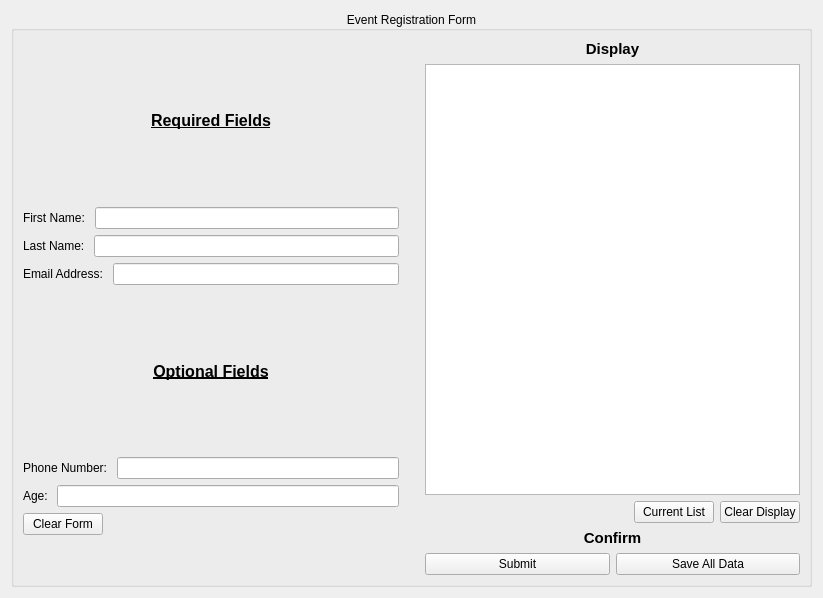
<?xml version="1.0" encoding="UTF-8"?>
<ui version="4.0">
 <class>Widget</class>
 <widget class="QWidget" name="Widget">
  <property name="geometry">
   <rect>
    <x>0</x>
    <y>0</y>
    <width>823</width>
    <height>598</height>
   </rect>
  </property>
  <property name="windowTitle">
   <string>Widget</string>
  </property>
  <layout class="QHBoxLayout" name="horizontalLayout_2">
   <item>
    <widget class="QGroupBox" name="mainWindow">
     <property name="font">
      <font>
       <italic>false</italic>
      </font>
     </property>
     <property name="title">
      <string>Event Registration Form</string>
     </property>
     <property name="alignment">
      <set>Qt::AlignCenter</set>
     </property>
     <property name="flat">
      <bool>true</bool>
     </property>
     <layout class="QHBoxLayout" name="horizontalLayout">
      <item>
       <layout class="QHBoxLayout" name="layoutHorizontalMain">
        <property name="sizeConstraint">
         <enum>QLayout::SetMaximumSize</enum>
        </property>
        <item>
         <layout class="QVBoxLayout" name="layoutVerticalInfo">
          <item>
           <layout class="QHBoxLayout" name="layoutH1">
            <item>
             <widget class="QLabel" name="labelFieldRequired">
              <property name="font">
               <font>
                <pointsize>12</pointsize>
                <italic>false</italic>
                <bold>true</bold>
                <underline>true</underline>
               </font>
              </property>
              <property name="text">
               <string>Required Fields</string>
              </property>
              <property name="alignment">
               <set>Qt::AlignCenter</set>
              </property>
             </widget>
            </item>
           </layout>
          </item>
          <item>
           <layout class="QHBoxLayout" name="layoutH2">
            <item>
             <widget class="QLabel" name="labelFName">
              <property name="text">
               <string>First Name: </string>
              </property>
             </widget>
            </item>
            <item>
             <widget class="QLineEdit" name="textFName"/>
            </item>
           </layout>
          </item>
          <item>
           <layout class="QHBoxLayout" name="layoutH3">
            <item>
             <widget class="QLabel" name="labelLName">
              <property name="text">
               <string>Last Name: </string>
              </property>
             </widget>
            </item>
            <item>
             <widget class="QLineEdit" name="textLName"/>
            </item>
           </layout>
          </item>
          <item>
           <layout class="QHBoxLayout" name="layoutH4">
            <item>
             <widget class="QLabel" name="labelEmail">
              <property name="text">
               <string>Email Address: </string>
              </property>
             </widget>
            </item>
            <item>
             <widget class="QLineEdit" name="textEmail"/>
            </item>
           </layout>
          </item>
          <item>
           <layout class="QHBoxLayout" name="layoutH5">
            <item>
             <widget class="QLabel" name="labelFieldOptional">
              <property name="font">
               <font>
                <pointsize>12</pointsize>
                <italic>false</italic>
                <bold>true</bold>
                <underline>true</underline>
               </font>
              </property>
              <property name="text">
               <string>Optional Fields</string>
              </property>
              <property name="alignment">
               <set>Qt::AlignCenter</set>
              </property>
             </widget>
            </item>
           </layout>
          </item>
          <item>
           <layout class="QHBoxLayout" name="layoutH6">
            <item>
             <widget class="QLabel" name="labelPhone">
              <property name="text">
               <string>Phone Number: </string>
              </property>
             </widget>
            </item>
            <item>
             <widget class="QLineEdit" name="textPhone"/>
            </item>
           </layout>
          </item>
          <item>
           <layout class="QHBoxLayout" name="layoutH7">
            <item>
             <widget class="QLabel" name="labelAge">
              <property name="text">
               <string>Age: </string>
              </property>
             </widget>
            </item>
            <item>
             <widget class="QLineEdit" name="textAge"/>
            </item>
           </layout>
          </item>
          <item>
           <layout class="QHBoxLayout" name="horizontalLayout_3">
            <item>
             <widget class="QPushButton" name="buttonClearForm">
              <property name="text">
               <string>Clear Form</string>
              </property>
             </widget>
            </item>
            <item>
             <spacer name="horizontalSpacer_2">
              <property name="orientation">
               <enum>Qt::Horizontal</enum>
              </property>
              <property name="sizeHint" stdset="0">
               <size>
                <width>40</width>
                <height>20</height>
               </size>
              </property>
             </spacer>
            </item>
           </layout>
          </item>
          <item>
           <spacer name="verticalSpacer_2">
            <property name="orientation">
             <enum>Qt::Vertical</enum>
            </property>
            <property name="sizeType">
             <enum>QSizePolicy::Minimum</enum>
            </property>
            <property name="sizeHint" stdset="0">
             <size>
              <width>20</width>
              <height>40</height>
             </size>
            </property>
           </spacer>
          </item>
         </layout>
        </item>
        <item>
         <spacer name="verticalSpacer">
          <property name="orientation">
           <enum>Qt::Vertical</enum>
          </property>
          <property name="sizeHint" stdset="0">
           <size>
            <width>20</width>
            <height>40</height>
           </size>
          </property>
         </spacer>
        </item>
        <item>
         <layout class="QVBoxLayout" name="layoutVerticalInput">
          <item>
           <layout class="QVBoxLayout" name="layoutVerticalDisplay">
            <item>
             <widget class="QLabel" name="labelFieldDisplay">
              <property name="font">
               <font>
                <pointsize>11</pointsize>
                <italic>false</italic>
                <bold>true</bold>
                <underline>false</underline>
               </font>
              </property>
              <property name="text">
               <string>Display</string>
              </property>
              <property name="alignment">
               <set>Qt::AlignHCenter|Qt::AlignTop</set>
              </property>
             </widget>
            </item>
            <item>
             <widget class="QTextEdit" name="displayText">
              <property name="readOnly">
               <bool>true</bool>
              </property>
             </widget>
            </item>
            <item>
             <layout class="QHBoxLayout" name="layoutDisplayButtons">
              <item>
               <spacer name="horizontalSpacer">
                <property name="orientation">
                 <enum>Qt::Horizontal</enum>
                </property>
                <property name="sizeHint" stdset="0">
                 <size>
                  <width>40</width>
                  <height>20</height>
                 </size>
                </property>
               </spacer>
              </item>
              <item>
               <widget class="QPushButton" name="buttonShowList">
                <property name="text">
                 <string>Current List</string>
                </property>
               </widget>
              </item>
              <item>
               <widget class="QPushButton" name="buttonClearDisplay">
                <property name="text">
                 <string>Clear Display</string>
                </property>
               </widget>
              </item>
             </layout>
            </item>
           </layout>
          </item>
          <item>
           <layout class="QVBoxLayout" name="layoutVerticalButtons">
            <item>
             <widget class="QLabel" name="labelFieldButtons">
              <property name="font">
               <font>
                <pointsize>11</pointsize>
                <italic>false</italic>
                <bold>true</bold>
               </font>
              </property>
              <property name="text">
               <string>Confirm</string>
              </property>
              <property name="alignment">
               <set>Qt::AlignCenter</set>
              </property>
             </widget>
            </item>
            <item>
             <layout class="QHBoxLayout" name="layoutHButtons">
              <item>
               <widget class="QPushButton" name="buttonSubmit">
                <property name="text">
                 <string>Submit</string>
                </property>
               </widget>
              </item>
              <item>
               <widget class="QPushButton" name="buttonSave">
                <property name="text">
                 <string>Save All Data</string>
                </property>
               </widget>
              </item>
             </layout>
            </item>
           </layout>
          </item>
         </layout>
        </item>
       </layout>
      </item>
     </layout>
    </widget>
   </item>
  </layout>
 </widget>
 <resources/>
 <connections/>
</ui>
